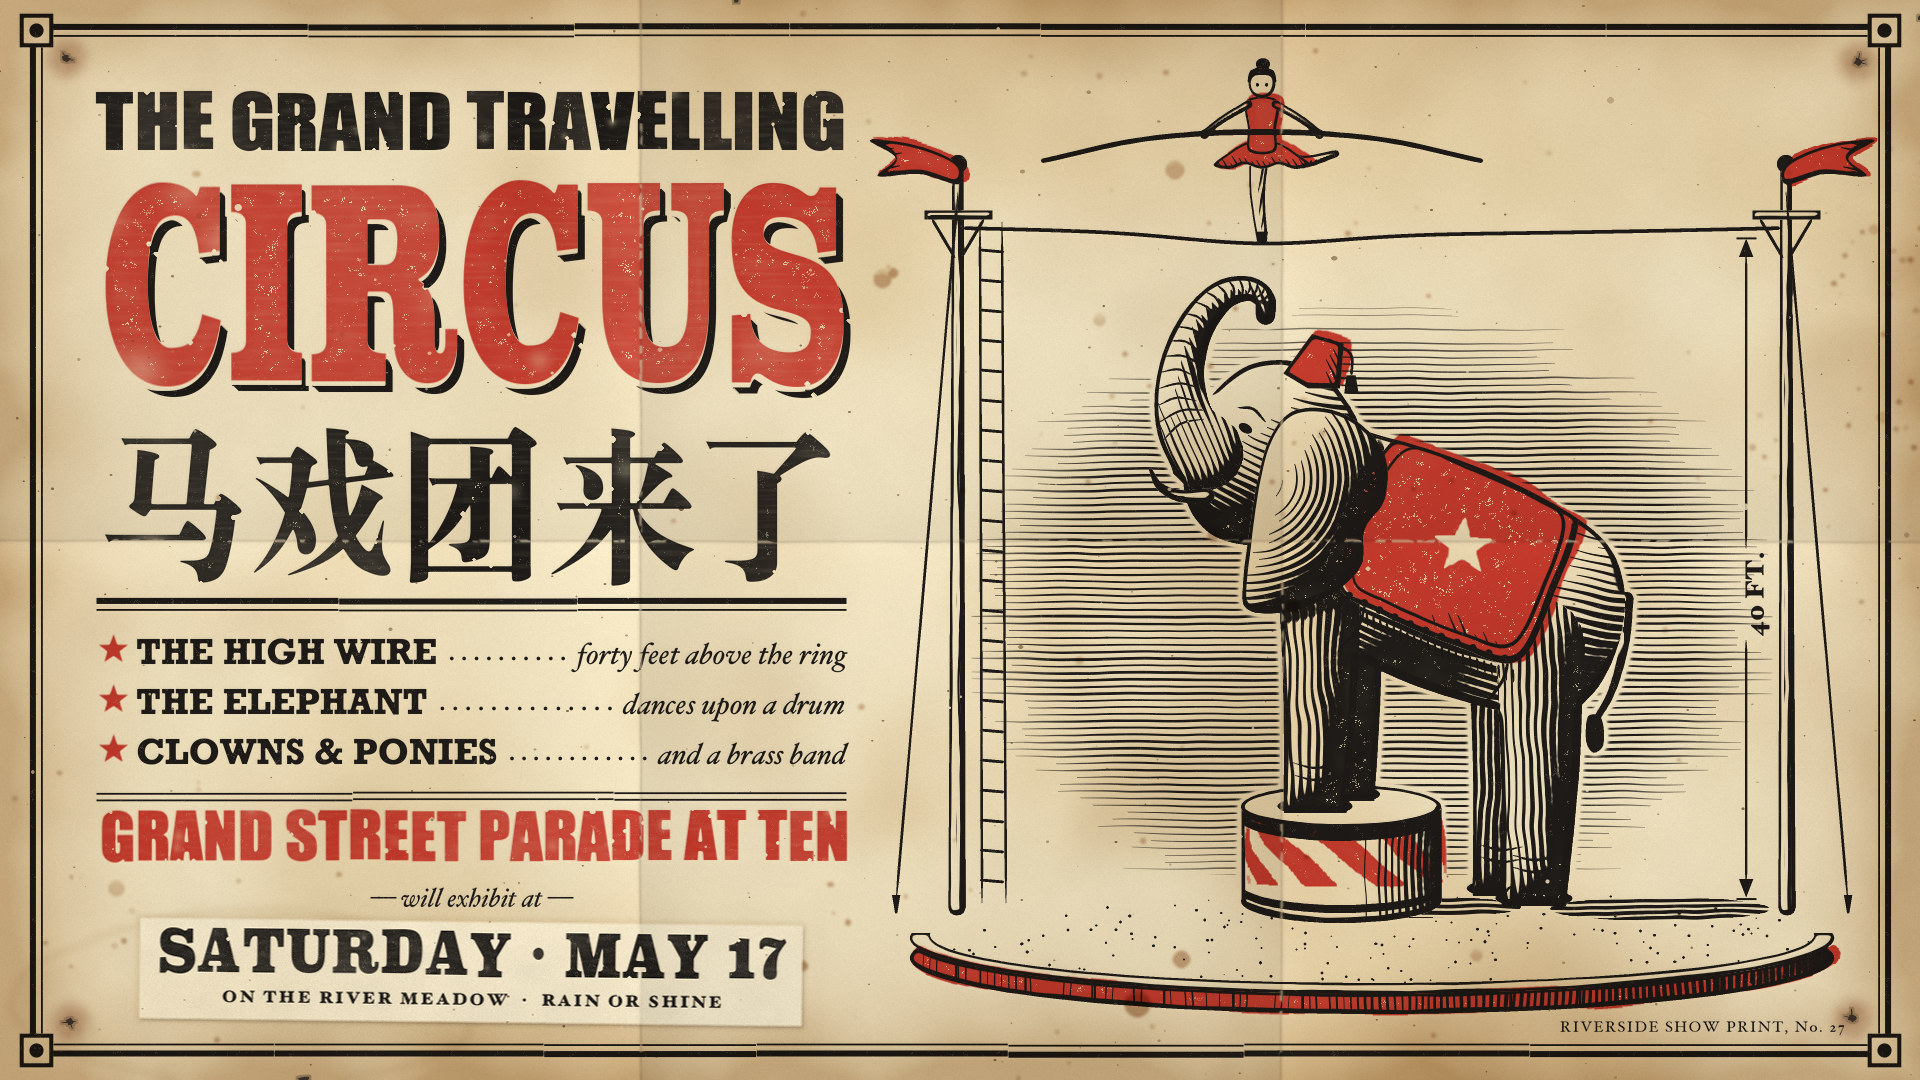

Source code (Python):
"""Example (letterpress poster / 凸版印刷海报): 马戏团来了 · The Circus Is Coming — a two-colour show bill of the
1890s kind, set from wood type and printed red, then black, a hair out of register. Left: the bill's type, every
line set to full measure in a different face (gothic, a shaded red Clarendon, Chinese wood type), brass rules, a
starred list of the acts with leaders, the parade line in red. Right: the woodcut -- a high wire strung between
two masts, the wire walker in mid-crossing with her balance pole, and below her the elephant, front feet up on a
striped drum, raising its trunk to her; a dimension line on the mast gives the height. The red block (pennants,
blanket, cap, drum stripes, ring curb, costume) was cut loose of the black key. Afterwards the bill was folded in
thirds, a date strip pasted on, tacked up and left to brown and fox.
Draw-on stages: stock -> red forme (type) -> red forme (woodcut tint) -> black wood type -> black key lines ->
black hatching -> small type and rules -> folds and age -> date strip and tacks. No image model.
python3 letterpress_circus.py [out.jpg] [--stages DIR]
"""
import os, sys, time
sys.path.insert(0, os.path.join(os.path.dirname(os.path.abspath(__file__)), '..', 'lib'))
import numpy as np
from letterpress import Letterpress, RED, BLACK
from core import spline

out = sys.argv[1] if len(sys.argv) > 1 and not sys.argv[1].startswith('--') else 'letterpress_circus.jpg'
stages = sys.argv[sys.argv.index('--stages') + 1] if '--stages' in sys.argv else None
t0 = time.time()

lp = Letterpress(1920, 1080, seed=11, misreg=3.4)
lp.register(BLACK, 0, 0, 0)
lp.register(RED, 3.4, -2.2, 0.05)            # the second pass landed a little up and to the right
W, H = lp.W, lp.H
XX, YY = lp.XX, lp.YY
lp.paper(tone=0.55)
lp.stage('stock')

# ================================================================ geometry of the picture
G = 905                                       # floor of the ring
POLE_L, POLE_R, POLE_TOP = 958, 1786, 170
WIRE_Y = 228
WX = 1262                                     # where the walker stands on the wire


def wire_y(x):
    """the wire sags a little, and dips under the walker's weight"""
    x = np.asarray(x, np.float32)
    u = (x - POLE_L) / (POLE_R - POLE_L)
    return WIRE_Y + 6 * np.sin(np.pi * u) + 10 * np.exp(-((x - WX) / 110) ** 2)


# ---- the elephant: drawn in its own frame (facing left, origin at the near hip, y down, units before scaling),
#      then tilted up so that its front feet stand on the drum
TILT, S = np.deg2rad(22), 0.74
LEG = 300.0                                   # hip to ground in the elephant's own units
HIP = np.array([1540.0, G - LEG * S])


def E(pts):
    P = np.asarray(pts, np.float32) * S
    c, s = np.cos(TILT), np.sin(TILT)
    x, y = P[:, 0], P[:, 1]
    return np.stack([HIP[0] + x * c - y * s, HIP[1] + x * s + y * c], 1)


def E1(x, y):
    return tuple(float(v) for v in E([(x, y)])[0])


body_pts = [(-380, -205), (-300, -232), (-150, -238), (-10, -218), (52, -170), (78, -92), (70, -10), (22, 42),
            (-150, 66), (-300, 52), (-385, 8), (-410, -72)]
head_pts = [(-350, -204), (-390, -258), (-458, -280), (-526, -250), (-562, -174), (-556, -96), (-532, -46),
            (-486, -20), (-428, -28), (-378, -64)]
ear_pts = [(-448, -214), (-404, -236), (-352, -232), (-308, -204), (-288, -152), (-298, -104), (-284, -58),
           (-302, -12), (-334, 24), (-374, 50), (-408, 54), (-424, 20), (-440, -40), (-456, -110), (-462, -170)]
trunk_path = [(-536, -120), (-578, -150), (-606, -205), (-612, -268), (-596, -322), (-566, -346), (-540, -342),
              (-530, -322)]
trunk_w = [104, 80, 62, 50, 41, 33, 28, 26]
SH_N, SH_F, HP_N, HP_F = E1(-322, 0), E1(-282, 12), E1(0, 0), E1(-44, 12)
DRUM_TOP = SH_N[1] + LEG * S * 0.96          # the front legs are a little shorter
DRUM_C, DRUM_RX, DRUM_RY = SH_N[0] + 22, 100.0, 22.0


def leg(top, foot_y, w0, w1, lean=0.0):
    foot = (top[0] + lean, foot_y)
    mid = ((top[0] + foot[0]) / 2 + 3, (top[1] + foot_y) / 2)
    m = lp.tube([top, mid, foot], widths=[w0 * S, (w0 * 0.55 + w1 * 0.45) * S, w1 * S]) * (YY <= foot_y)
    return np.maximum(m, lp.ellipse(foot[0], foot_y - 9 * S, w1 * S * 0.6, 12 * S) * (YY <= foot_y))


m_body = lp.shape(E(body_pts))
m_head = lp.shape(E(head_pts))
m_ear = lp.shape(E(ear_pts))
m_trunk = lp.tube(E(trunk_path), widths=np.array(trunk_w) * S)
m_nh = leg((HP_N[0], HP_N[1] - 40), G, 120, 86, -6)
m_fh = leg((HP_F[0], HP_F[1] - 40), G - 10, 104, 80, -4)
m_nf = leg((SH_N[0], SH_N[1] - 30), DRUM_TOP + 6, 112, 84, -4)
m_ff = leg((SH_F[0], SH_F[1] - 30), DRUM_TOP - 6, 100, 78, 2)
m_tail = lp.tube(E([(66, -150), (86, -92), (94, -26), (88, 22)]), widths=[13, 9, 7, 6])
tip = E1(88, 22)
m_tuft = lp.shape([(tip[0] - 6, tip[1] - 6), (tip[0] + 7, tip[1] - 4), (tip[0] + 9, tip[1] + 22),
                   (tip[0] - 1, tip[1] + 30), (tip[0] - 8, tip[1] + 18)])
m_tusk = lp.tube(E([(-512, -66), (-546, -52), (-576, -54), (-596, -70)]), widths=np.array([20, 16, 10, 4]) * S)
m_mouth = lp.shape(E([(-532, -78), (-508, -60), (-486, -48), (-500, -36), (-524, -50)]))
near = np.maximum.reduce([m_body, m_head, m_trunk, m_nh, m_nf, m_tail])
m_eleph = np.maximum.reduce([near, m_ear, m_ff, m_fh])
m_blanket = lp.shape(E([(-300, -238), (-200, -248), (-90, -242), (-36, -226), (-28, -130), (-38, -18),
                        (-120, -4), (-230, -6), (-302, -22), (-320, -130)])) * m_body
m_inner = lp.shape(E([(-286, -226), (-200, -234), (-96, -230), (-50, -214), (-42, -130), (-52, -34),
                      (-122, -20), (-230, -22), (-288, -36), (-304, -130)])) * m_body
m_cap = lp.poly(E([(-478, -258), (-462, -322), (-418, -326), (-400, -268), (-440, -252)]))


def star_mask(cx, cy, r, inner=0.4, rot=90.0):
    t = np.deg2rad(rot) + np.arange(10) * np.pi / 5
    rr = np.where(np.arange(10) % 2 == 0, r, r * inner)
    return lp.poly(np.stack([cx + np.cos(t) * rr, cy - np.sin(t) * rr], 1))


sc = E1(-170, -124)
m_star = star_mask(sc[0], sc[1], 34, rot=90 + np.rad2deg(TILT) * 0)

# ---- the drum
dtop = lp.ellipse(DRUM_C, DRUM_TOP, DRUM_RX, DRUM_RY)
dside = np.clip(np.maximum(lp.rect(DRUM_C - DRUM_RX, DRUM_TOP, DRUM_C + DRUM_RX, G - 4),
                           lp.ellipse(DRUM_C, G - 4, DRUM_RX, DRUM_RY)) - dtop, 0, 1)
u = np.clip((XX - DRUM_C) / DRUM_RX, -1, 1)
stripes = (np.sin(np.arcsin(u) * 9.0 - (YY - DRUM_TOP) / 9.0) > 0.1).astype(np.float32)

# ---- the ring: curb (front arc) and floor
RC, RRX, RRY = (1372.0, 938.0), 462.0, 56.0
ring_out = lp.ellipse(RC[0], RC[1], RRX, RRY)
ring_in = lp.ellipse(RC[0], RC[1] - 3, RRX - 20, RRY - 8)
curb_top = np.clip(ring_out - ring_in, 0, 1) * (YY > RC[1] - 6)
curb_face = np.clip(lp.ellipse(RC[0], RC[1] + 20, RRX, RRY) - ring_out, 0, 1) * (YY > RC[1])

# ---- masts and pennants
m_poleL = lp.tube([(POLE_L - 1, G + 2), (POLE_L, POLE_TOP)], 17, 11)
m_poleR = lp.tube([(POLE_R + 1, G + 2), (POLE_R, POLE_TOP)], 17, 11)


def pennant(x, d):
    return lp.shape([(x, POLE_TOP - 6), (x + d * 40, POLE_TOP - 24), (x + d * 88, POLE_TOP - 30),
                     (x + d * 62, POLE_TOP - 12), (x + d * 80, POLE_TOP + 6), (x + d * 38, POLE_TOP + 4),
                     (x, POLE_TOP + 14)])


m_penL, m_penR = pennant(POLE_L, -1), pennant(POLE_R, 1)

# ---- the walker (her feet on the wire at the origin, y up is negative), a little arabesque
WY = float(wire_y(WX))
K = 1.15


def Wk(pts):
    P = np.asarray(pts, np.float32) * K
    return np.stack([WX + P[:, 0], WY + P[:, 1]], 1)


w_leg_s = lp.tube(Wk([(-2, -80), (-4, -44), (0, -4)]), widths=np.array([17, 13, 9]) * K)
w_foot = lp.poly(Wk([(-5, -10), (5, -10), (3, 1), (-2, 1)]))
w_leg_l = lp.tube(Wk([(6, -80), (34, -71), (64, -78)]), widths=np.array([16, 11, 6]) * K)
w_torso = lp.shape(Wk([(-11, -80), (-12, -100), (-15, -120), (-8, -127), (8, -127), (15, -120), (12, -100), (11, -80)]))
w_skirt = lp.shape(Wk([(-12, -88), (-30, -78), (-42, -68), (-28, -65), (-15, -69), (0, -65), (15, -69), (28, -65),
                       (42, -68), (30, -78), (12, -88)]))
w_arm_l = lp.tube(Wk([(-12, -121), (-34, -108), (-50, -96)]), widths=np.array([7, 6, 5]) * K)
w_arm_r = lp.tube(Wk([(12, -121), (34, -108), (50, -96)]), widths=np.array([7, 6, 5]) * K)
w_head = lp.ellipse(WX, WY - 139 * K, 11.5 * K, 12.5 * K)
w_hair = lp.shape(Wk([(-12, -140), (-10, -150), (0, -153), (10, -150), (12, -140), (6, -146), (-6, -146)]))
w_bun = lp.ellipse(WX + 1, WY - 156 * K, 6 * K, 5 * K)
w_pole = lp.tube(Wk([(-190, -72), (-100, -91), (0, -97), (100, -91), (190, -72)]), widths=[4.5, 5, 5.5, 5, 4.5])

# ================================================================ red forme: wood type
X0, X1 = 96, 846
lp.type_line('CIRCUS', X0, X1, 382, 196, face='clarendon', ink=RED, shade=(10, 9, BLACK, 3))
for y in (664, 714, 764):
    lp.star(X0 + 14, y - 13, 15, RED)
lp.type_line('GRAND STREET PARADE AT TEN', X0, X1, 862, 50, face='gothic', ink=RED)
lp.press(RED)
lp.stage('red_type')

# ================================================================ red forme: the colour block of the woodcut
lp.tint(np.clip(m_blanket - m_star, 0, 1))
lp.tint(m_cap)
lp.tint(m_penL)
lp.tint(m_penR)
lp.tint(dside * stripes * (YY > DRUM_TOP + 16) * (YY < G - 20))
lp.tint(curb_face)
lp.tint(np.maximum(w_torso, w_skirt), loose=1.0, grow=1)
lp.press(RED)
lp.stage('red_block')

# ================================================================ black forme: wood type
lp.type_line('THE GRAND TRAVELLING', X0, X1, 150, 58, face='gothic', ink=BLACK)
lp.type_line('马戏团来了', X0 + 4, X1 - 4, 566, 136, face='cjk', ink=BLACK)
lp.press(BLACK)
lp.stage('black_type')


# ================================================================ black forme: the woodcut, back to front
def part(mask, key=(3.4, 7.0), tone=None, angle=None, centre=None, aspect=1.0, spacing=8.0, lo=0.14, gain=1.0,
         clear=True):
    """cut one piece of the block: clear what is behind it, key line ('key' layer), hatching ('hatch' layer)"""
    if clear: lp.clear(mask)
    if key:
        with lp.layer('key'):
            lp.key(mask, *key)
    if angle is not None or centre is not None:
        with lp.layer('hatch'):
            lp.hatch(mask, angle=angle or 0, centre=centre, aspect=aspect, spacing=spacing, tone=tone, lo=lo, gain=gain)


def wrinkle(p, q, bow, width=2.4, layer='hatch'):
    p, q = np.array(p, np.float32), np.array(q, np.float32)
    m = (p + q) / 2
    d = q - p
    n = np.array([-d[1], d[0]]) / (np.linalg.norm(d) + 1e-6)
    with lp.layer(layer):
        lp.line([p, m + n * bow, q], width, taper=(0.35, 0.35))


# ---- masts, platforms, pennants, wire, guy ropes, ladder
for x, m in ((POLE_L, m_poleL), (POLE_R, m_poleR)):
    part(m, key=(2.2, 4.2), angle=90, spacing=6, tone=lp.ramp((x - 8, 0), (x + 8, 0)) * m, lo=0.3)
    with lp.layer('key'):
        lp.solid(lp.ellipse(x, POLE_TOP - 6, 9, 9))                             # finial
        plat = lp.rect(x - 34, WIRE_Y - 18, x + 34, WIRE_Y - 9)
        lp.clear(plat)
        lp.key(plat, 2.0, 3.6)
        lp.line([(x - 26, WIRE_Y - 9), (x - 3, WIRE_Y + 30)], 3, taper=(0.1, 0.1))
        lp.line([(x + 26, WIRE_Y - 9), (x + 3, WIRE_Y + 30)], 3, taper=(0.1, 0.1))
for x, d, m in ((POLE_L, -1, m_penL), (POLE_R, 1, m_penR)):
    part(m, key=(2.2, 4.0), angle=-12 * d, spacing=6, tone=lp.ramp((x + d * 30, 0), (x + d * 88, 0)) * 0.7 * m, lo=0.3)
xs = np.linspace(POLE_L + 6, POLE_R - 6, 48)
with lp.layer('key'):
    lp.line(np.stack([xs, wire_y(xs)], 1), 3.4, taper=(0.0, 0.0))
    lp.line([(POLE_L, POLE_TOP + 22), (POLE_L - 62, G - 2)], 2.2, taper=(0.02, 0.02))
    lp.line([(POLE_R, POLE_TOP + 22), (POLE_R + 62, G - 2)], 2.2, taper=(0.02, 0.02))
    for x in (POLE_L - 62, POLE_R + 62):                                        # stakes
        lp.solid(lp.poly([(x - 4, G - 10), (x + 4, G - 10), (x + 1, G + 8), (x - 1, G + 8)]))
    lx0, lx1 = POLE_L + 22, POLE_L + 44                                         # rope ladder up the left mast
    lp.line([(lx0, WIRE_Y - 6), (lx0 + 2, G - 2)], 2.2, taper=(0.02, 0.02))
    lp.line([(lx1, WIRE_Y - 6), (lx1 + 4, G - 2)], 2.2, taper=(0.02, 0.02))
    for y in np.arange(WIRE_Y + 22, G - 10, 30):
        lp.line([(lx0, y), (lx1 + 2, y + 2)], 2.6, taper=(0.05, 0.05))

# ---- engraver's tint lines behind the scene: ruled across, fading out to the edges, cleared round every figure
things = np.maximum.reduce([m_eleph, m_tuft, dside, dtop, m_poleL, m_poleR, w_pole, w_head, w_skirt, w_torso,
                            w_leg_l, w_leg_s, w_arm_l, w_arm_r, w_hair, w_bun])
halo = lp.ellipse(1372, 610, 400, 300)
from core import blur as _blur
vign = np.clip(_blur(halo, 60) * 1.4 - 0.25, 0, 1) * (YY < G - 30)
with lp.layer('hatch'):
    lp.hatch(np.clip(vign - np.clip(_blur(things, 3) * 6, 0, 1), 0, 1), angle=0, spacing=7,
             tone=0.30 * vign, lo=0.08, wobble=0.4)

# ---- the ring: sawdust, cast shadows, curb
with lp.layer('hatch'):
    floor = np.clip(ring_in - m_eleph - dside - dtop, 0, 1) * (YY > G - 40)
    lp.stipple(floor, 0.0035, (0.6, 1.4), tone=np.clip((YY - (G - 44)) / 70, 0, 1))
    sh = np.clip(lp.ellipse(1660, G + 4, 110, 12) + lp.ellipse(DRUM_C + 70, G + 2, 110, 11), 0, 1)
    sh = sh * (1 - m_eleph) * (1 - dside)
    lp.hatch(sh, angle=0, spacing=6, tone=0.55 * sh, lo=0.1)
part(curb_top, key=(2.0, 3.0))
part(curb_face, key=(2.4, 4.0), angle=90, spacing=7,
     tone=(0.35 + 0.45 * lp.ramp((RC[0] - 100, 0), (RC[0] + RRX, 0))) * curb_face, lo=0.3)
with lp.layer('key'):
    for k in np.linspace(-0.9, 0.9, 13):                                        # joints between the curb boards
        x = RC[0] + k * RRX
        y = RC[1] + RRY * np.sqrt(max(0.0, 1 - k * k))
        lp.line([(x, y + 1), (x, y + 19)], 2.2, taper=(0.05, 0.05))

# ---- the drum: shaded side, hoops, light top
part(dside, key=(3.0, 6.0), angle=90, spacing=7,
     tone=np.clip(0.05 + 0.8 * lp.ramp((DRUM_C - 10, 0), (DRUM_C + DRUM_RX, 0)), 0, 1) * dside, lo=0.3)
with lp.layer('key'):
    for yb in (DRUM_TOP + 12, G - 14):
        hoop = np.clip(lp.ellipse(DRUM_C, yb, DRUM_RX + 1, DRUM_RY) - lp.ellipse(DRUM_C, yb - 8, DRUM_RX + 1, DRUM_RY), 0, 1)
        lp.solid(hoop * dside)
part(dtop, key=(3.0, 5.0))

# ---- the elephant: far legs, then the near silhouette, internal contours, ear, details
for m in (m_ff, m_fh):
    part(m, key=(3.0, 5.5), angle=90, spacing=8, tone=np.clip(0.5 + 0.55 * lp.form_tone(m), 0, 1) * m)
belly = lp.ramp(E1(-150, -120), E1(-150, 70))
tone_n = np.clip(lp.form_tone(near, soft=40) * 0.8 + 0.3 * belly - 0.05, 0, 1)
lp.clear(near)
with lp.layer('key'):
    lp.key(near, 4.0, 8.5)
with lp.layer('hatch'):
    body_only = np.clip(m_body - m_nh - m_nf, 0, 1)
    lp.hatch(np.clip(body_only - m_inner, 0, 1), centre=E1(-160, -1000), spacing=8.5, tone=tone_n, lo=0.32)
    for m in (m_nh, m_nf):
        lp.hatch(m, angle=92, spacing=8, tone=np.clip(lp.form_tone(m, soft=16) + 0.1, 0, 1), lo=0.2)
    lp.hatch(np.clip(m_head - m_trunk, 0, 1), centre=E1(-470, -470), spacing=8,
             tone=np.clip(lp.form_tone(m_head, soft=30) * 0.9 + 0.2 * lp.ramp(E1(-470, -200), E1(-470, -30)), 0, 1), lo=0.22)
    lp.hatch(m_trunk, angle=-70, spacing=7, tone=np.clip(lp.form_tone(m_trunk, soft=10) * 0.9 + 0.05, 0, 1), lo=0.3)
with lp.layer('key'):
    lp.solid(m_tuft)
    lp.line([E1(-60, -40), E1(-48, 10), E1(-60, 60)], 3.0, taper=(0.5, 0.1))       # thigh
    lp.line([E1(-262, -30), E1(-256, 20), E1(-268, 62)], 3.0, taper=(0.5, 0.1))    # elbow
# the blanket over the back: cut clear of the body hatching, border line, studs, fringe, shading over the red
lp.clear(m_blanket)
with lp.layer('key'):
    lp.key(m_blanket, 3.0, 5.5)
    lp.key(m_inner, 1.8, 2.6)
    for t in np.linspace(0.05, 0.95, 11):
        a = E1(-296 + t * 252, -14 + 6 * np.sin(t * np.pi))
        lp.solid(lp.ellipse(a[0], a[1], 3.6, 3.6))
    for t in np.linspace(0.02, 0.98, 26):
        a = E1(-298 + t * 262, -4 + 8 * np.sin(t * np.pi))
        lp.line([a, (a[0] + 1, a[1] + 13)], 2.0, taper=(0.1, 0.5))
with lp.layer('hatch'):
    lp.hatch(np.clip(m_inner - m_star, 0, 1), angle=-70, spacing=8, tone=np.clip(tone_n - 0.1, 0, 1) * m_inner, lo=0.42)
# the ear and its shadow on the neck
ear_tone = np.clip(lp.form_tone(m_ear, soft=20) * 0.6 + 0.5 * lp.ramp(E1(-440, -100), E1(-300, -100)), 0, 1)
part(m_ear, key=(3.6, 7.5), centre=E1(-470, -110), spacing=7.5, tone=ear_tone, lo=0.2)
with lp.layer('hatch'):
    sh = lp.cast(m_ear, 12, 10, np.clip(near - m_ear - m_blanket, 0, 1), 1.5)
    lp.hatch(sh, angle=95, spacing=7.5, tone=0.8 * sh, lo=0.1)
# cap, tusk, mouth, eye
part(m_cap, key=(2.4, 4.0), angle=-60, spacing=6, tone=lp.ramp(E1(-470, -290), E1(-396, -290)) * 0.7 * m_cap, lo=0.35)
cap_top = E1(-440, -324)
with lp.layer('key'):                                                           # the fez's tassel hangs off the back
    lp.line([cap_top, E1(-404, -316), E1(-392, -290)], 2.4, taper=(0.05, 0.05))
    t = E1(-390, -282)
    lp.solid(lp.poly([(t[0] - 4, t[1] - 6), (t[0] + 5, t[1] - 6), (t[0] + 8, t[1] + 12), (t[0] - 6, t[1] + 12)]))
part(m_tusk, key=(2.4, 4.0))
with lp.layer('key'):
    lp.solid(np.clip(m_mouth - m_tusk, 0, 1))
    eye = E1(-498, -170)
    lp.solid(lp.ellipse(eye[0], eye[1], 7.0, 4.4, rot=-30))
    lp.line([E1(-518, -192), E1(-498, -198), E1(-476, -188)], 2.6)
# trunk rings, toenails, knee wrinkles
path = spline(E(trunk_path), 10)
dd = np.gradient(path, axis=0)
dd /= np.linalg.norm(dd, axis=1, keepdims=True) + 1e-6
nrm = np.stack([-dd[:, 1], dd[:, 0]], 1)
wd = np.interp(np.linspace(0, 1, len(path)), np.linspace(0, 1, len(trunk_w)), np.array(trunk_w) * S)
for i in range(8, len(path) - 6, 3):
    p, n, w = path[i], nrm[i], wd[i]
    s = 0.40 if i % 2 else 0.28
    wrinkle(p + n * w * s, p - n * w * 0.44, w * 0.10, 2.0)
for top, foot_y, lean in ((SH_N, DRUM_TOP + 6, -4), (HP_N, G, -6), (HP_F, G - 10, -4)):
    fx = top[0] + lean
    for k in (-0.5, -0.1, 0.3):
        nx = fx + k * 28
        with lp.layer('key'):
            lp.line([(nx - 6, foot_y - 2), (nx, foot_y - 8), (nx + 6, foot_y - 2)], 2.2, taper=(0.2, 0.2))
    for yy in (foot_y - 38, foot_y - 50):
        wrinkle((fx - 22, yy), (fx + 20, yy + 2), 4, 2.0)

# ---- the walker, last: she is in front of the wire
for m in (w_leg_l, w_leg_s):
    part(m, key=(2.0, 3.4), angle=80, spacing=5, tone=0.75 * lp.form_tone(m, soft=4) * m, lo=0.3)
with lp.layer('key'):
    lp.solid(w_foot)
part(w_skirt, key=(2.0, 3.0), angle=-60, spacing=5,
     tone=0.5 * lp.ramp(Wk([(0, -88)])[0], Wk([(0, -65)])[0]) * w_skirt, lo=0.25)
part(w_torso, key=(2.0, 3.0))
part(w_head, key=(1.8, 3.0))
with lp.layer('key'):
    lp.solid(w_hair)
    lp.solid(w_bun)
    lp.solid(lp.ellipse(WX - 4 * K, WY - 138 * K, 1.4, 1.6))
    lp.solid(lp.ellipse(WX + 4 * K, WY - 138 * K, 1.4, 1.6))
for m in (w_arm_l, w_arm_r):
    part(m, key=(1.8, 2.8))
part(w_pole, key=(2.6, 2.6))
with lp.layer('key'):
    for s in (-1, 1):
        lp.solid(lp.ellipse(WX + s * 50 * K, WY - 95 * K, 4.5, 4.5))            # hands on the pole

# ---- dimension line beside the right mast: how high the wire is
DX = POLE_R - 40
with lp.layer('key'):
    y0, y1 = float(wire_y(DX)) + 10, G - 8
    lp.line([(DX, y0 + 14), (DX, 548)], 2.0, taper=(0.0, 0.0))
    lp.line([(DX, 640), (DX, y1 - 14)], 2.0, taper=(0.0, 0.0))
    lp.solid(lp.poly([(DX, y0), (DX - 7, y0 + 18), (DX + 7, y0 + 18)]))
    lp.solid(lp.poly([(DX, y1), (DX - 7, y1 - 18), (DX + 7, y1 - 18)]))
    lp.rule(DX - 10, DX + 10, y0 - 1, 'single', BLACK, 2)
    lp.rule(DX - 10, DX + 10, y1 + 1, 'single', BLACK, 2)
    lp.text('40 FT.', DX + 9, 594, 26, 'roman_bold', anchor='mm', rot=90)

lp.press(BLACK, only=['key'])
lp.stage('key_lines')
lp.press(BLACK, only=['hatch'])
lp.stage('hatching')
# the block is printed: let go of the woodcut's full-sheet masks before the rest of the run
for _k in [k for k, v in list(globals().items()) if isinstance(v, np.ndarray) and v.shape == (H, W) and k not in ('XX', 'YY')]:
    del globals()[_k]

# ================================================================ small type, rules, border
lp.border(36, 30, 1884, 1050, BLACK, 4.0)
lp.rule(X0, X1, 604, 'thick_thin', BLACK, 4)
acts = [('THE HIGH WIRE', 'forty feet above the ring'), ('THE ELEPHANT', 'dances upon a drum'),
        ('CLOWNS & PONIES', 'and a brass band')]
for (name, note), y in zip(acts, (664, 714, 764)):
    w1 = lp.text(name, X0 + 40, y, 34, 'antique')
    w2 = lp.text_width(note, 30, 'italic')
    lp.text(note, X1, y, 30, 'italic', anchor='rs')
    lp.leaders(X0 + 40 + w1 + 14, X1 - w2 - 14, y - 6, 3.6, 12)
lp.rule(X0, X1, 796, 'double', BLACK, 3)
lp.text('— will exhibit at —', (X0 + X1) / 2, 906, 26, 'italic', anchor='ms')
lp.text('RIVERSIDE SHOW PRINT, No. 27', 1844, 1032, 15, 'roman', anchor='rs', spacing=1.5)
lp.press(BLACK)
lp.stage('small_type')

# ================================================================ the life of the bill
lp.fold('v', 640, 1.0)
lp.fold('v', 1281, 0.9)
lp.fold('h', 541, 0.8)
lp.tone_edges(1.0)
lp.foxing(170)
lp.stain(250, 1000, 230, 90, 0.08)
lp.stage('folded_aged')


def date(s):
    s.type_line('SATURDAY · MAY 17', 36, s.W - 36, 74, 44, face='clarendon', ink=BLACK, wear=0.2)
    s.text('ON THE RIVER MEADOW  ·  RAIN OR SHINE', s.W / 2, 104, 17, 'roman_bold', anchor='ms', spacing=2.5)


lp.strip(140, 922, 802, 1022, rot=-0.7, draw=date)
lp.tack(66, 58)
lp.tack(1858, 62)
lp.tack(70, 1022)
lp.tack(1852, 1018)
lp.nicks(3, (3, 7))

lp.save(out, stages)
print(out, f'{time.time() - t0:.1f}s')
